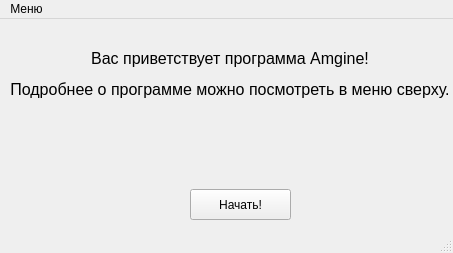
<?xml version="1.0" encoding="UTF-8"?>
<ui version="4.0">
 <class>MainWindow</class>
 <widget class="QMainWindow" name="MainWindow">
  <property name="geometry">
   <rect>
    <x>0</x>
    <y>0</y>
    <width>453</width>
    <height>253</height>
   </rect>
  </property>
  <property name="windowTitle">
   <string>MainWindow</string>
  </property>
  <widget class="QWidget" name="centralwidget">
   <widget class="QWidget" name="verticalLayoutWidget">
    <property name="geometry">
     <rect>
      <x>10</x>
      <y>30</y>
      <width>461</width>
      <height>111</height>
     </rect>
    </property>
    <layout class="QVBoxLayout" name="verticalLayout">
     <property name="sizeConstraint">
      <enum>QLayout::SetFixedSize</enum>
     </property>
     <item>
      <widget class="QLabel" name="label">
       <property name="text">
        <string>&lt;html&gt;&lt;head/&gt;&lt;body&gt;&lt;p align=&quot;center&quot;&gt;&lt;span style=&quot; font-size:12pt;&quot;&gt;Вас приветствует программа Amgine!&lt;/span&gt;&lt;/p&gt;&lt;p align=&quot;center&quot;&gt;&lt;span style=&quot; font-size:12pt;&quot;&gt;Подробнее о программе можно посмотреть в меню сверху.&lt;/span&gt;&lt;/p&gt;&lt;/body&gt;&lt;/html&gt;</string>
       </property>
      </widget>
     </item>
    </layout>
   </widget>
   <widget class="QPushButton" name="start_login_btn">
    <property name="geometry">
     <rect>
      <x>190</x>
      <y>170</y>
      <width>101</width>
      <height>31</height>
     </rect>
    </property>
    <property name="text">
     <string>Начать!</string>
    </property>
   </widget>
  </widget>
  <widget class="QMenuBar" name="menubar">
   <property name="geometry">
    <rect>
     <x>0</x>
     <y>0</y>
     <width>453</width>
     <height>21</height>
    </rect>
   </property>
   <widget class="QMenu" name="menu">
    <property name="title">
     <string>Меню</string>
    </property>
    <addaction name="info"/>
    <addaction name="help"/>
    <addaction name="action_3"/>
   </widget>
   <addaction name="menu"/>
  </widget>
  <widget class="QStatusBar" name="statusbar"/>
  <action name="info">
   <property name="text">
    <string>Инфо</string>
   </property>
  </action>
  <action name="help">
   <property name="text">
    <string>Помощь</string>
   </property>
  </action>
  <action name="action_3">
   <property name="text">
    <string>История поиска</string>
   </property>
  </action>
 </widget>
 <resources/>
 <connections/>
</ui>
